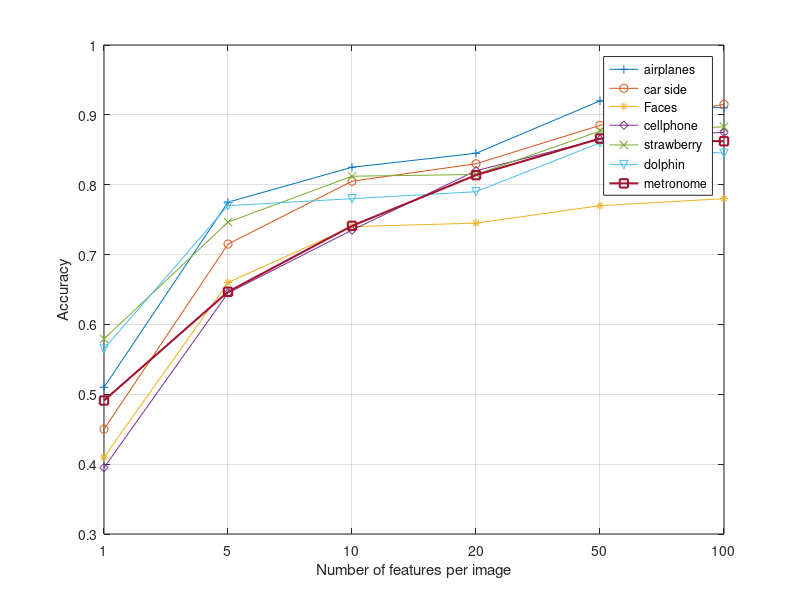
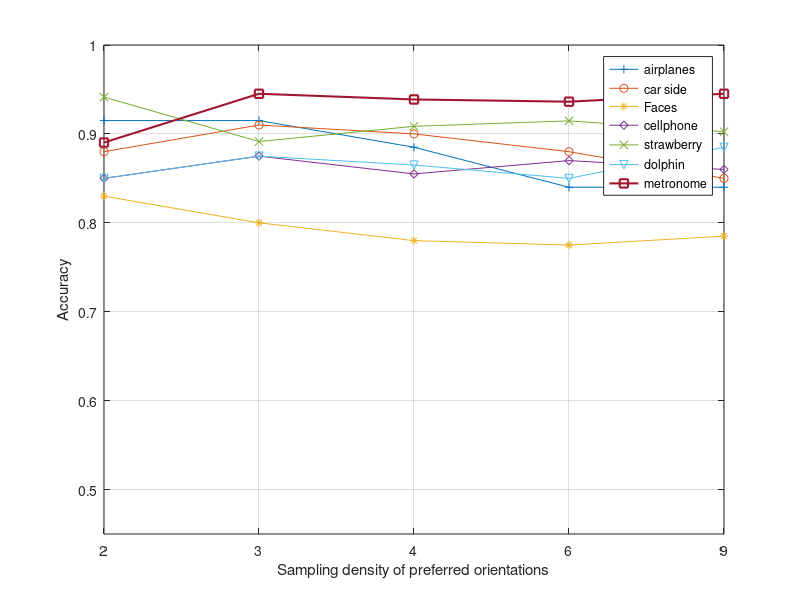

Reproduce these figures in MATLAB, in order.
train20nf1to100 = [0.510000,0.775000,0.825000,0.845000,0.920000,0.910000;...
0.450000,0.715000,0.805000,0.830000,0.885000,0.915000;...
0.410000,0.660000,0.740000,0.745000,0.770000,0.780000;...
0.395000,0.645000,0.735000,0.820000,0.865000,0.875000;...
0.579286,0.746429,0.812143,0.814643,0.876786,0.882857;...
0.565000,0.770000,0.780000,0.790000,0.860000,0.845000;...
0.491094,0.646719,0.741094,0.813750,0.866094,0.862188];
categories = {'airplanes', 'car side', 'Faces', 'cellphone', 'strawberry', 'dolphin', 'metronome'};
xdata = 1:6;
figure;
plot(xdata,train20nf1to100(1,:), '-+', ...
    xdata,train20nf1to100(2,:), '-o', ...
    xdata,train20nf1to100(3,:), '-*', ...
    xdata,train20nf1to100(4,:), '-d', ...
    xdata,train20nf1to100(5,:), '-x',...
    xdata,train20nf1to100(6,:), '-v',...
    xdata,train20nf1to100(7,:), '-s', 'LineWidth', 1.5);
grid on;
xlabel('Number of features per image');
ylabel('Accuracy');
set(gca, 'XTickLabel', {'1', '5', '10', '20', '50', '100'});
legend(categories, 'Location', 'best');
set(gcf, 'Position', [400,400,500,350]);

train30ori20to90 = [0.915000,0.915000,0.885000,0.840000,0.840000;
0.880000,0.910000,0.900000,0.880000,0.850000;
0.830000,0.800000,0.780000,0.775000,0.785000;
0.850000,0.875000,0.855000,0.870000,0.860000;
0.941429,0.891429,0.908571,0.914643,0.902500;
0.850000,0.875000,0.865000,0.850000,0.885000;
0.890313,0.945156,0.938750,0.936250,0.945156];
xdata = 1:5;
figure;
plot(xdata,train30ori20to90(1,:), '-+', ...
    xdata,train30ori20to90(2,:), '-o', ...
    xdata,train30ori20to90(3,:), '-*', ...
    xdata,train30ori20to90(4,:), '-d', ...
    xdata,train30ori20to90(5,:), '-x',...
    xdata,train30ori20to90(6,:), '-v',...
    xdata,train30ori20to90(7,:), '-s', 'LineWidth', 1.5);
grid on;
xlabel('Sampling density of preferred orientations');
ylabel('Accuracy');
set(gca, 'XTick', 1:5);
set(gca, 'YLim', [0.45,1]);
set(gca, 'XTickLabel', {'2', '3', '4', '6', '9'});
legend(categories, 'Location', 'best');
set(gcf, 'Position', [400,400,500,350]);
